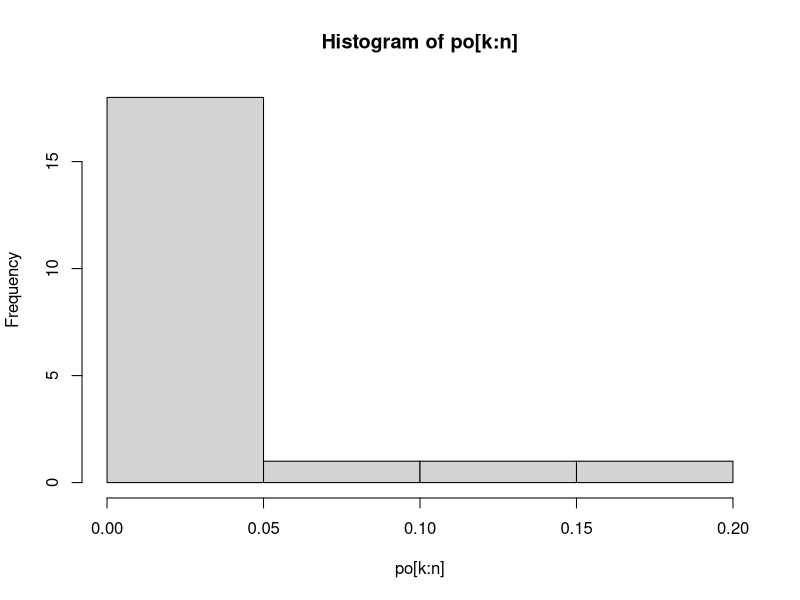
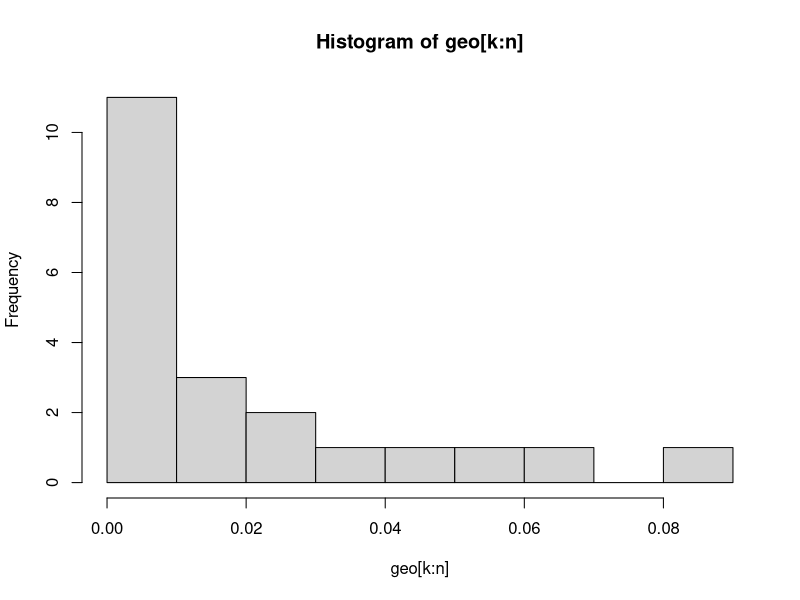
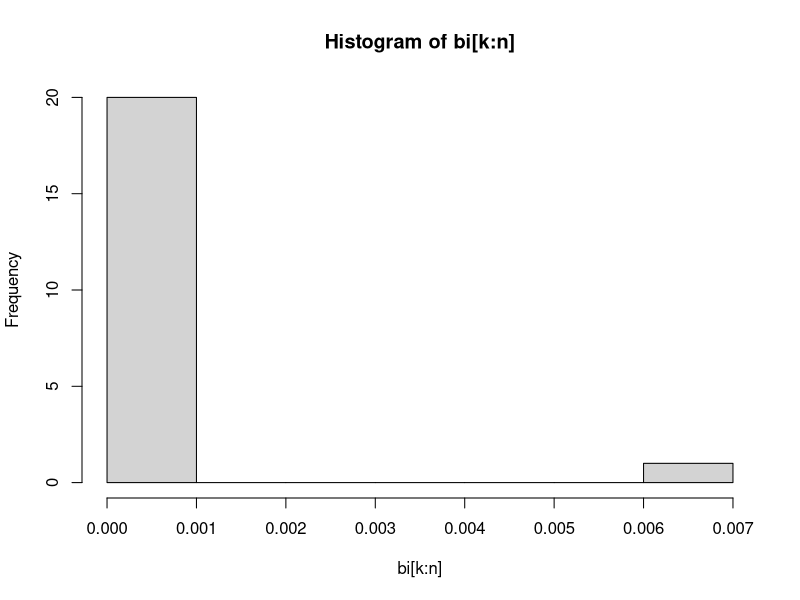

R code for these plots, in order: (Note: a time limit stopped this script after it produced the figures.)
#TEMA A
#A1
#a)
ex1a = function(lambda, p, k, n) {
  po = dpois(0:n, lambda)
  geo = dgeom(0:n, p)
  bi = dbinom(0:n, k, p)
  
  hist(po[k:n])
  hist(geo[k:n])
  hist(bi[k:n])
  
}
ex1a(3, 0.2, 5, 25)

## b
p=0.3
P_X_impar = dgeom(seq(1, 100000, 2), p)

P_X_mare_sau_egala_cu_4 = 1 - pgeom(3, p)

P_X_mica_sau_egala_cu_20 = pgeom(20, p)

sum(P_X_impar)
P_X_mare_sau_egala_cu_4
P_X_mica_sau_egala_cu_20

#c) 

lambda <- 2  # Parametrul lambda pentru distributia Poisson
# Determinarea celei mai mici valori k0 pentru care P(Y >= k0) < 10^(-7)
k0 <- 0  # Valoarea initiala pentru k0
while (ppois(k0, lambda) >= 10^(-7)) {
  k0 <- k0 + 1
}
print(paste("Cea mai mica valoare a lui k0:", k0))

#A2
ex2a=function(x) {
  yp = vector()
  ys = vector()
  yp[1] = median(p)
  yp[2] = mean(p)
  yp[3] = sd(p)
  yp[4] = as.vector(quantile(p))[1 + 1] # Q1
  yp[5] = as.vector(quantile(p))[1 + 2] # Q2
  yp[6] = as.vector(quantile(p))[1 + 3] # Q3
  
  ys[1] = median(s)
  ys[2] = mean(s)
  ys[3] = sd(s)
  ys[4] = as.vector(quantile(s))[1 + 1] # Q1
  ys[5] = as.vector(quantile(s))[1 + 2] # Q2
  ys[6] = as.vector(quantile(s))[1 + 3] # Q3
  
  print(yp);
  print(ys);
}
x=read.csv("note.csv", header=T, sep=",")
p=x[['P']]
s=x[['S']]
ex2a(x)
# sample=scan("note.txt")
summary(p)

ex2b = function(x) {
  n = length(x)
  medie = mean(x)
  s = sd(x) # devSt
  
  left = medie - s * 2
  right = medie + s * 2
  
  y = vector()
  z = vector()   # pentru a afisa valorile aberante
  p=0
  l = 0
  for(i in 1:n) {
    if(x[i] - left > 0 && x[i] - right < 0) {
      l = l + 1
      y[l] = x[i]
    }
    else {
      p=p+1
      z[p]=x[i]
    }
  }
  
  return (y)  #(returneaza esantionul fara valori aberante)
  
  # return (z) #(returneaza valorile aberante)
}
x=read.csv("note.csv", header=T, sep=",")
p=x[['P']]
s=x[['S']]
ex2b(p);
ex2b(s)

ex2c = function(x) {
  sample = c(ex2b(x)) # vectorul curatat
  C=c(1, 2, 3, 4, 5, 6, 7, 8, 9, 10)  #am scris numerele pe intervale de la 10 la 100 deoarece punctajele din note.txt apartin acestor intervale, valorile mai mici de 10 fiind valori aberante eiminate
  
  hist(sample, breaks=C,freq = F ,right = T)
}
x=read.csv("note.csv", header=T, sep=",")
p=x[['P']]
s=x[['S']]
ex2c(p)
ex2c(s)
